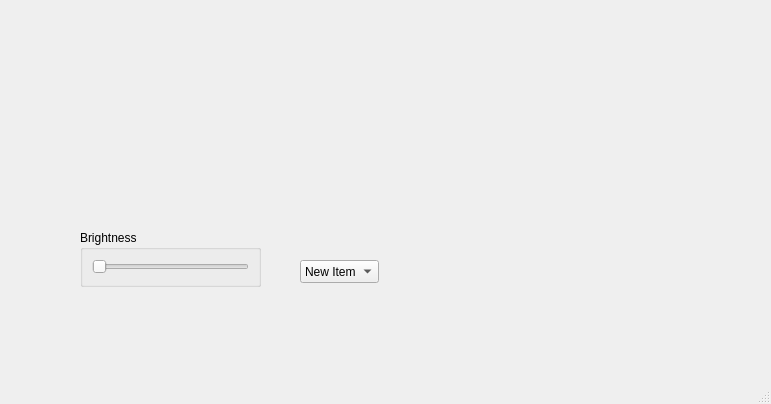
<?xml version="1.0" encoding="UTF-8"?>
<ui version="4.0">
 <class>MainWindow</class>
 <widget class="QMainWindow" name="MainWindow">
  <property name="geometry">
   <rect>
    <x>0</x>
    <y>0</y>
    <width>771</width>
    <height>404</height>
   </rect>
  </property>
  <property name="windowTitle">
   <string>MainWindow</string>
  </property>
  <widget class="QWidget" name="buttons">
   <property name="enabled">
    <bool>true</bool>
   </property>
   <widget class="QGroupBox" name="groupBox">
    <property name="geometry">
     <rect>
      <x>80</x>
      <y>230</y>
      <width>181</width>
      <height>57</height>
     </rect>
    </property>
    <property name="title">
     <string>Brightness</string>
    </property>
    <layout class="QGridLayout" name="gridLayout">
     <item row="0" column="0">
      <widget class="QSlider" name="set_brightness">
       <property name="maximum">
        <number>5</number>
       </property>
       <property name="pageStep">
        <number>1</number>
       </property>
       <property name="orientation">
        <enum>Qt::Horizontal</enum>
       </property>
      </widget>
     </item>
    </layout>
   </widget>
   <widget class="QComboBox" name="set_effect">
    <property name="geometry">
     <rect>
      <x>300</x>
      <y>260</y>
      <width>79</width>
      <height>23</height>
     </rect>
    </property>
    <item>
     <property name="text">
      <string>New Item</string>
     </property>
    </item>
    <item>
     <property name="text">
      <string>New Item</string>
     </property>
    </item>
    <item>
     <property name="text">
      <string>New Item</string>
     </property>
    </item>
    <item>
     <property name="text">
      <string>New Item</string>
     </property>
    </item>
    <item>
     <property name="text">
      <string>New Item</string>
     </property>
    </item>
    <item>
     <property name="text">
      <string>New Item</string>
     </property>
    </item>
    <item>
     <property name="text">
      <string>New Item</string>
     </property>
    </item>
    <item>
     <property name="text">
      <string>New Item</string>
     </property>
    </item>
    <item>
     <property name="text">
      <string>New Item</string>
     </property>
    </item>
    <item>
     <property name="text">
      <string>New Item</string>
     </property>
    </item>
    <item>
     <property name="text">
      <string>New Item</string>
     </property>
    </item>
    <item>
     <property name="text">
      <string>New Item</string>
     </property>
    </item>
    <item>
     <property name="text">
      <string>New Item</string>
     </property>
    </item>
    <item>
     <property name="text">
      <string>New Item</string>
     </property>
    </item>
   </widget>
  </widget>
  <widget class="QMenuBar" name="menubar">
   <property name="geometry">
    <rect>
     <x>0</x>
     <y>0</y>
     <width>771</width>
     <height>20</height>
    </rect>
   </property>
  </widget>
  <widget class="QStatusBar" name="statusbar"/>
 </widget>
 <resources/>
 <connections/>
</ui>
